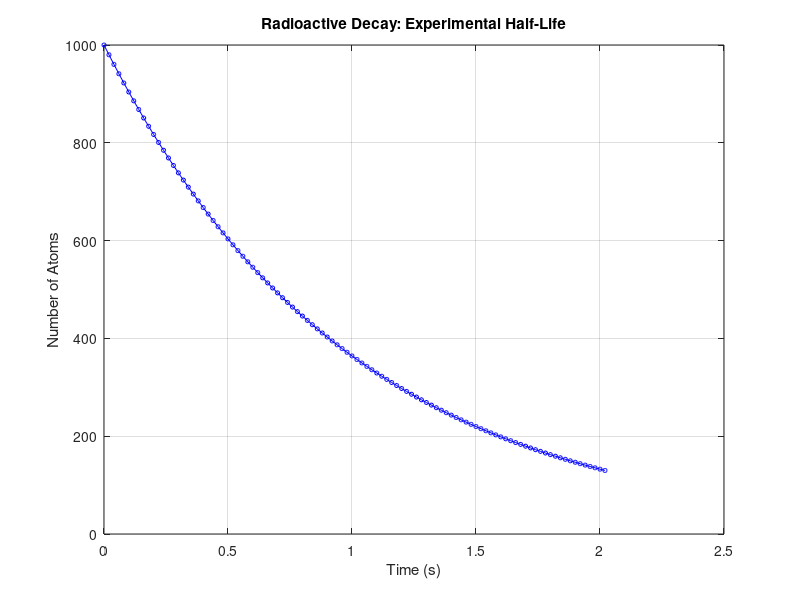
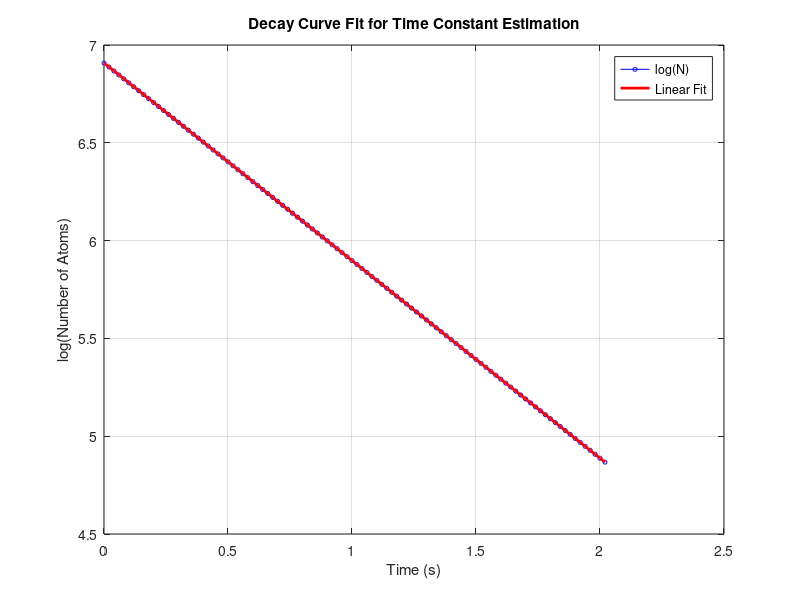

Write the MATLAB code that produced these figures, in order.
% LAB 4: Simulating Radioactive Decay Process (ELYM316 2025)
% Simulates radioactive decay using the Euler algorithm, estimates half-life and time constant.

% PARAMETERS
n = 100;
N0 = 1000;
tau = 1.0;
Delta = 0.02;
time = 0:Delta:(n+1)*Delta;
N = zeros(1, length(time));

% EULER METHOD
N(1) = N0;
for i = 1:n+1
    N(i+1) = N(i) - Delta * N(i) / tau;
end

% (i) HALF-LIFE ESTIMATION
% Theoretical half-life
half_life_theo = tau * log(2);
half_atoms = N0 / 2;

% Experimental half-life
[~, idx_half] = min(abs(N - half_atoms));
half_life_exp = time(idx_half);

% Plot for half-life
figure;
plot(time, N, 'bo-', 'MarkerSize', 3);
xlabel('Time (s)');
ylabel('Number of Atoms');
title('Radioactive Decay: Experimental Half-Life');
grid on;
saveas(gcf, 'decay_half_life.png');

% Output half-life results
fprintf("----- Half-Life -----\n");
fprintf("Theoretical Half-life: %.4f s\n", half_life_theo);
fprintf("Experimental Half-life: %.4f s\n", half_life_exp);
fprintf("Atoms remaining at half-life: %.2f (Expected: 500)\n", N(idx_half));

% (ii) TIME CONSTANT ESTIMATION
% Experimental time constant using linear regression
valid_idx = N > 0;
logN = log(N(valid_idx));
time_valid = time(valid_idx);
p = polyfit(time_valid, logN, 1);
slope = p(1);
tau_exp = -1 / slope;

% Atoms remaining at t = 2s
t_final = 2.0;
[~, idx_final] = min(abs(time - t_final));
N_exp_final = N(idx_final);
N_theo_final = N0 * exp(-t_final / tau);

% Plot for time constant
figure;
plot(time, log(N), 'bo-', 'MarkerSize', 3);
hold on;
plot(time_valid, polyval(p, time_valid), 'r-', 'LineWidth', 2);
xlabel('Time (s)');
ylabel('log(Number of Atoms)');
title('Decay Curve Fit for Time Constant Estimation');
legend('log(N)', 'Linear Fit');
grid on;
saveas(gcf, 'decay_time_constant.png');

% Output time constant results
fprintf("----- Time Constant -----\n");
fprintf("Theoretical Tau: %.4f s\n", tau);
fprintf("Experimental Tau: %.4f s\n", tau_exp);
fprintf("Atoms remaining at t = %.2f s:\n", t_final);
fprintf(" Theoretical = %.2f\n", N_theo_final);
fprintf(" Experimental = %.2f\n", N_exp_final);